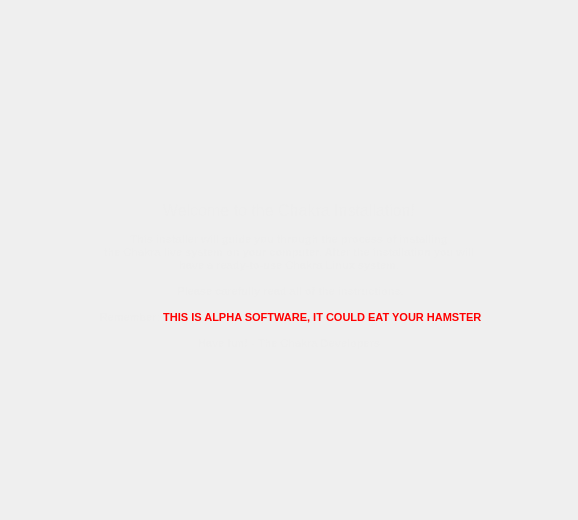
<?xml version="1.0" encoding="UTF-8"?>
<ui version="4.0">
 <class>tribeIntro</class>
 <widget class="QWidget" name="tribeIntro">
  <property name="geometry">
   <rect>
    <x>0</x>
    <y>0</y>
    <width>578</width>
    <height>520</height>
   </rect>
  </property>
  <property name="windowTitle">
   <string>Tribe Intro</string>
  </property>
  <layout class="QVBoxLayout" name="verticalLayout">
   <property name="spacing">
    <number>10</number>
   </property>
   <property name="margin">
    <number>10</number>
   </property>
   <item>
    <spacer name="verticalSpacer_1">
     <property name="orientation">
      <enum>Qt::Vertical</enum>
     </property>
     <property name="sizeHint" stdset="0">
      <size>
       <width>20</width>
       <height>40</height>
      </size>
     </property>
    </spacer>
   </item>
   <item>
    <layout class="QHBoxLayout" name="horizontalLayout_2">
     <item>
      <spacer name="horizontalSpacer">
       <property name="orientation">
        <enum>Qt::Horizontal</enum>
       </property>
       <property name="sizeHint" stdset="0">
        <size>
         <width>40</width>
         <height>20</height>
        </size>
       </property>
      </spacer>
     </item>
     <item>
      <widget class="QLabel" name="label_2">
       <property name="sizePolicy">
        <sizepolicy hsizetype="Fixed" vsizetype="Preferred">
         <horstretch>0</horstretch>
         <verstretch>0</verstretch>
        </sizepolicy>
       </property>
       <property name="text">
        <string/>
       </property>
       <property name="pixmap">
        <pixmap resource="tribe.qrc">:/Images/images/welcome-logo.png</pixmap>
       </property>
      </widget>
     </item>
     <item>
      <spacer name="horizontalSpacer_2">
       <property name="orientation">
        <enum>Qt::Horizontal</enum>
       </property>
       <property name="sizeHint" stdset="0">
        <size>
         <width>40</width>
         <height>20</height>
        </size>
       </property>
      </spacer>
     </item>
    </layout>
   </item>
   <item>
    <widget class="QLabel" name="label_3">
     <property name="maximumSize">
      <size>
       <width>16777215</width>
       <height>16777215</height>
      </size>
     </property>
     <property name="text">
      <string>&lt;!DOCTYPE HTML PUBLIC &quot;-//W3C//DTD HTML 4.0//EN&quot; &quot;http://www.w3.org/TR/REC-html40/strict.dtd&quot;&gt;
&lt;html&gt;&lt;head&gt;&lt;meta name=&quot;qrichtext&quot; content=&quot;1&quot; /&gt;&lt;style type=&quot;text/css&quot;&gt;
p, li { white-space: pre-wrap; }
&lt;/style&gt;&lt;/head&gt;&lt;body style=&quot; font-family:'Sans Serif'; font-size:12pt; font-weight:400; font-style:normal;&quot;&gt;
&lt;p align=&quot;center&quot; style=&quot; margin-top:0px; margin-bottom:0px; margin-left:0px; margin-right:0px; -qt-block-indent:0; text-indent:0px;&quot;&gt;&lt;span style=&quot; font-family:'Bitstream Vera Sans'; color:#eeeeee;&quot;&gt;Welcome to the Chakra Installation!&lt;/span&gt;&lt;/p&gt;
&lt;p align=&quot;center&quot; style=&quot;-qt-paragraph-type:empty; margin-top:0px; margin-bottom:0px; margin-left:0px; margin-right:0px; -qt-block-indent:0; text-indent:0px; font-family:'Bitstream Vera Sans'; font-size:8pt; color:#eeeeee;&quot;&gt;&lt;/p&gt;
&lt;p align=&quot;center&quot; style=&quot; margin-top:0px; margin-bottom:0px; margin-left:0px; margin-right:0px; -qt-block-indent:0; text-indent:0px;&quot;&gt;&lt;span style=&quot; font-family:'Bitstream Vera Sans'; font-size:8pt; font-weight:536; color:#eeeeee;&quot;&gt;This installer will guide you through the process of installing&lt;/span&gt;&lt;/p&gt;
&lt;p align=&quot;center&quot; style=&quot; margin-top:0px; margin-bottom:0px; margin-left:0px; margin-right:0px; -qt-block-indent:0; text-indent:0px;&quot;&gt;&lt;span style=&quot; font-family:'Bitstream Vera Sans'; font-size:8pt; font-weight:536; color:#eeeeee;&quot;&gt;the Chakra live system on your computer. After the installation you will&lt;/span&gt;&lt;/p&gt;
&lt;p align=&quot;center&quot; style=&quot; margin-top:0px; margin-bottom:0px; margin-left:0px; margin-right:0px; -qt-block-indent:0; text-indent:0px;&quot;&gt;&lt;span style=&quot; font-family:'Bitstream Vera Sans'; font-size:8pt; font-weight:536; color:#eeeeee;&quot;&gt;have a ready-to-use Chakra Linux system.&lt;/span&gt;&lt;/p&gt;
&lt;p align=&quot;center&quot; style=&quot;-qt-paragraph-type:empty; margin-top:0px; margin-bottom:0px; margin-left:0px; margin-right:0px; -qt-block-indent:0; text-indent:0px; font-family:'Bitstream Vera Sans'; font-size:8pt; font-weight:536; color:#eeeeee;&quot;&gt;&lt;/p&gt;
&lt;p align=&quot;center&quot; style=&quot; margin-top:0px; margin-bottom:0px; margin-left:0px; margin-right:0px; -qt-block-indent:0; text-indent:0px;&quot;&gt;&lt;span style=&quot; font-family:'Bitstream Vera Sans'; font-size:8pt; font-weight:536; color:#eeeeee;&quot;&gt; Please carefully read all of the instructions.&lt;/span&gt;&lt;/p&gt;
&lt;p align=&quot;center&quot; style=&quot;-qt-paragraph-type:empty; margin-top:0px; margin-bottom:0px; margin-left:0px; margin-right:0px; -qt-block-indent:0; text-indent:0px; font-family:'Bitstream Vera Sans'; font-size:8pt; color:#eeeeee;&quot;&gt;&lt;/p&gt;
&lt;p align=&quot;center&quot; style=&quot; margin-top:0px; margin-bottom:0px; margin-left:0px; margin-right:0px; -qt-block-indent:0; text-indent:0px;&quot;&gt;&lt;span style=&quot; font-family:'Bitstream Vera Sans'; font-size:8pt; font-weight:536; color:#eeeeee;&quot;&gt; Remember:&lt;/span&gt;&lt;span style=&quot; font-family:'Bitstream Vera Sans'; font-size:8pt; font-weight:536;&quot;&gt; &lt;/span&gt;&lt;span style=&quot; font-family:'Bitstream Vera Sans'; font-size:8pt; font-weight:536; color:#ff0000;&quot;&gt;THIS IS ALPHA SOFTWARE, IT COULD EAT YOUR HAMSTER&lt;/span&gt;&lt;/p&gt;
&lt;p align=&quot;center&quot; style=&quot;-qt-paragraph-type:empty; margin-top:0px; margin-bottom:0px; margin-left:0px; margin-right:0px; -qt-block-indent:0; text-indent:0px; font-family:'Bitstream Vera Sans'; font-size:8pt; font-weight:536; color:#ff0000;&quot;&gt;&lt;/p&gt;
&lt;p align=&quot;center&quot; style=&quot; margin-top:0px; margin-bottom:0px; margin-left:0px; margin-right:0px; -qt-block-indent:0; text-indent:0px;&quot;&gt;&lt;span style=&quot; font-family:'Bitstream Vera Sans'; font-size:8pt; font-weight:536; color:#eeeeee;&quot;&gt;Have fun! - The Chakra Developers&lt;/span&gt;&lt;/p&gt;&lt;/body&gt;&lt;/html&gt;</string>
     </property>
    </widget>
   </item>
   <item>
    <spacer name="verticalSpacer_2">
     <property name="orientation">
      <enum>Qt::Vertical</enum>
     </property>
     <property name="sizeHint" stdset="0">
      <size>
       <width>20</width>
       <height>40</height>
      </size>
     </property>
    </spacer>
   </item>
  </layout>
 </widget>
 <resources>
  <include location="tribe.qrc"/>
 </resources>
 <connections/>
</ui>
